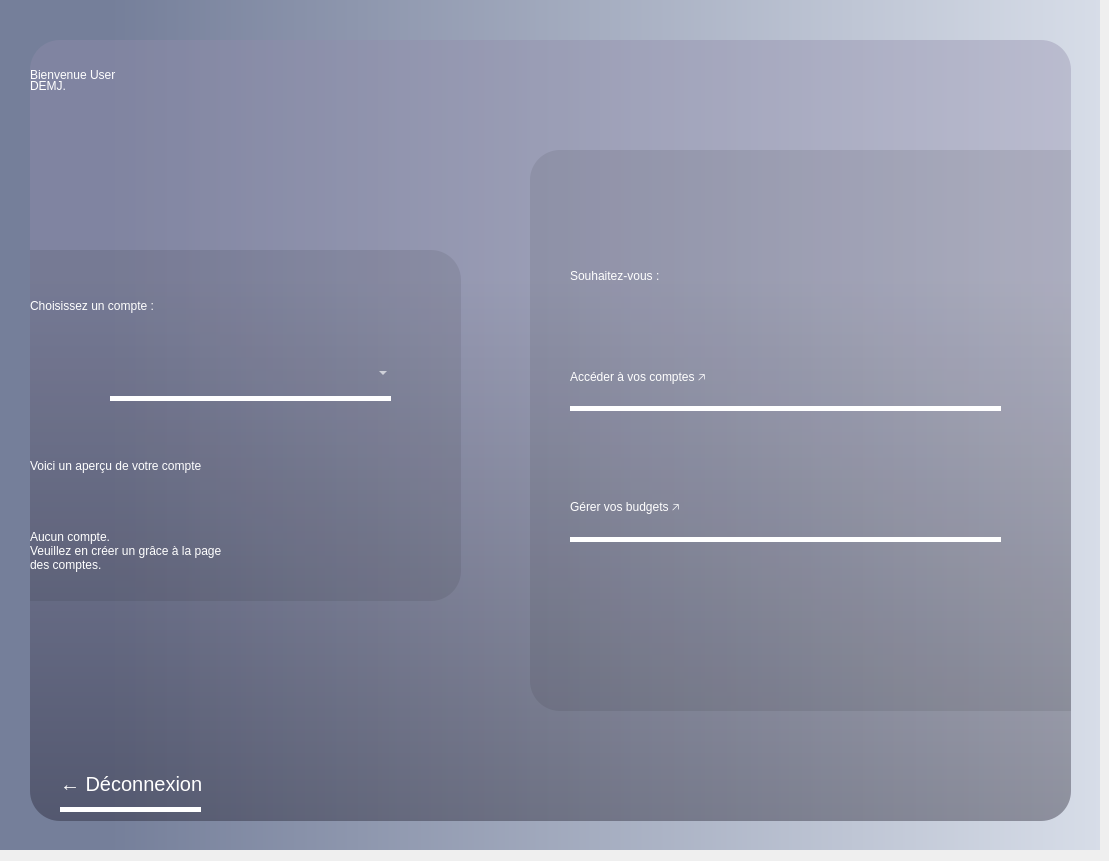
<?xml version="1.0" encoding="UTF-8"?>
<ui version="4.0">
 <class>Dialog</class>
 <widget class="QDialog" name="Dialog">
  <property name="geometry">
   <rect>
    <x>0</x>
    <y>0</y>
    <width>1109</width>
    <height>861</height>
   </rect>
  </property>
  <property name="windowTitle">
   <string>Dialog</string>
  </property>
  <widget class="QWidget" name="widget" native="true">
   <property name="geometry">
    <rect>
     <x>0</x>
     <y>0</y>
     <width>1100</width>
     <height>850</height>
    </rect>
   </property>
   <property name="styleSheet">
    <string notr="true">/* Arrière-plans */

QWidget#widget{
  background-color: qlineargradient(spread:pad, x1:0, y1:0.5, x2:1, y2:0.5, stop:0.1 #757F9A, stop:1 #D7DDE8);
}
QLabel#arriere_plan_choix{
background-color: qlineargradient(spread:pad, x1:0.5, y1:0, x2:0.5, y2:1, stop:0.3 rgba(146, 141, 171,100), stop:1 rgba(31, 28, 44,100));
border-radius:30px;
}
QLabel#arriere_plan_apercu{
background-color: qlineargradient(spread:pad, x1:0.5, y1:0, x2:0.5, y2:1, stop:0.3 rgba(146, 141, 171,80), stop:1 rgba(31, 28, 44,80));
border-radius:30px;
}
QLabel#arriere_plan_compte{
background-color:rgba(0,0,0,20);
border-top-right-radius:30px;
border-bottom-right-radius:30px;
}
QLabel#arriere_plan_liste{
background-color:rgba(0,0,0,20);
border-top-left-radius:30px;
border-bottom-left-radius:30px;
}



/* Labels */

QLabel{
color:#ffffff;
font: 25px &quot;SF Pro Regular&quot;;
qproperty-alignment: AlignCenter;
}
QLabel#label_titre{
font: 40px &quot;SF Pro Semibold&quot;;
 }
QLabel#label_liste{
font: 30px &quot;SF Pro Semibold&quot;;
qproperty-alignment: &quot;AlignHLeft | AlignVCenter&quot;;
}
QLabel#label_choix_compte{
font: 30px &quot;SF Pro Semibold&quot;;
qproperty-alignment: AlignCenter;
}


/* Boutons */

QPushButton {
  border:0px;
  color: rgba(255,255,255,1);
  border-bottom: 5px solid rgba(255,255,255,1);
  font: 30px &quot;SF Pro Regular&quot;;
  text-align: left;
  background-color: none;
}
QPushButton:pressed {
  border-bottom: 8px solid rgba(255,255,255,50);
}
QPushButton:hover:!pressed {
  border-bottom: 8px solid rgba(255,255,255,1);
}
QPushButton#pushButton_deco {
  font-size:20px;
}

/* Combobox */

QComboBox{
background-color:transparent;
border:0px;
border-bottom: 5px solid rgba(255,255,255,1);
color:rgba(255,255,255,1);
font: 20px &quot;SF Pro Regular&quot;;
}

QComboBox QAbstractItemView {
    background-color:#ffffff;
    selection-background-color:#fd314d;
    color:#000000;
    outline: none;
}
</string>
   </property>
   <widget class="QLabel" name="label_titre">
    <property name="geometry">
     <rect>
      <x>30</x>
      <y>40</y>
      <width>1041</width>
      <height>71</height>
     </rect>
    </property>
    <property name="styleSheet">
     <string notr="true"/>
    </property>
    <property name="text">
     <string>&lt;html&gt;&lt;head/&gt;&lt;body&gt;&lt;p&gt;Bienvenue User&lt;/p&gt;&lt;/body&gt;&lt;/html&gt;</string>
    </property>
   </widget>
   <widget class="QLabel" name="label">
    <property name="geometry">
     <rect>
      <x>30</x>
      <y>440</y>
      <width>441</width>
      <height>51</height>
     </rect>
    </property>
    <property name="styleSheet">
     <string notr="true"/>
    </property>
    <property name="text">
     <string>Voici un aperçu de votre compte</string>
    </property>
   </widget>
   <widget class="QPushButton" name="pushButton_comptes">
    <property name="geometry">
     <rect>
      <x>570</x>
      <y>350</y>
      <width>431</width>
      <height>61</height>
     </rect>
    </property>
    <property name="toolTip">
     <string>&lt;html&gt;&lt;head/&gt;&lt;body&gt;&lt;p&gt;&lt;br/&gt;&lt;/p&gt;&lt;/body&gt;&lt;/html&gt;</string>
    </property>
    <property name="styleSheet">
     <string notr="true"/>
    </property>
    <property name="text">
     <string>Accéder à vos comptes 🡥</string>
    </property>
   </widget>
   <widget class="QPushButton" name="pushButton_budget">
    <property name="geometry">
     <rect>
      <x>570</x>
      <y>480</y>
      <width>431</width>
      <height>62</height>
     </rect>
    </property>
    <property name="text">
     <string>Gérer vos budgets 🡥</string>
    </property>
   </widget>
   <widget class="QPushButton" name="pushButton_deco">
    <property name="geometry">
     <rect>
      <x>60</x>
      <y>761</y>
      <width>141</width>
      <height>51</height>
     </rect>
    </property>
    <property name="text">
     <string>← Déconnexion</string>
    </property>
   </widget>
   <widget class="QLabel" name="label_liste">
    <property name="geometry">
     <rect>
      <x>570</x>
      <y>250</y>
      <width>441</width>
      <height>51</height>
     </rect>
    </property>
    <property name="styleSheet">
     <string notr="true"/>
    </property>
    <property name="text">
     <string>Souhaitez-vous :</string>
    </property>
   </widget>
   <widget class="QLabel" name="label_solde">
    <property name="geometry">
     <rect>
      <x>30</x>
      <y>500</y>
      <width>441</width>
      <height>101</height>
     </rect>
    </property>
    <property name="styleSheet">
     <string notr="true"/>
    </property>
    <property name="text">
     <string>Aucun compte.
Veuillez en créer un grâce à la page
des comptes.</string>
    </property>
   </widget>
   <widget class="QLabel" name="arriere_plan_choix">
    <property name="geometry">
     <rect>
      <x>30</x>
      <y>40</y>
      <width>1041</width>
      <height>781</height>
     </rect>
    </property>
    <property name="text">
     <string/>
    </property>
   </widget>
   <widget class="QComboBox" name="comboBox_compte">
    <property name="geometry">
     <rect>
      <x>110</x>
      <y>350</y>
      <width>281</width>
      <height>51</height>
     </rect>
    </property>
    <property name="placeholderText">
     <string/>
    </property>
   </widget>
   <widget class="QLabel" name="label_choix_compte">
    <property name="geometry">
     <rect>
      <x>30</x>
      <y>280</y>
      <width>441</width>
      <height>51</height>
     </rect>
    </property>
    <property name="styleSheet">
     <string notr="true"/>
    </property>
    <property name="text">
     <string>Choisissez un compte :</string>
    </property>
   </widget>
   <widget class="QLabel" name="arriere_plan_compte">
    <property name="geometry">
     <rect>
      <x>30</x>
      <y>250</y>
      <width>431</width>
      <height>351</height>
     </rect>
    </property>
    <property name="text">
     <string/>
    </property>
   </widget>
   <widget class="QLabel" name="arriere_plan_liste">
    <property name="geometry">
     <rect>
      <x>530</x>
      <y>150</y>
      <width>541</width>
      <height>561</height>
     </rect>
    </property>
    <property name="text">
     <string/>
    </property>
   </widget>
   <widget class="QLabel" name="label_2">
    <property name="geometry">
     <rect>
      <x>30</x>
      <y>40</y>
      <width>151</width>
      <height>91</height>
     </rect>
    </property>
    <property name="styleSheet">
     <string notr="true">background-color:none;
font: 45px &quot;Goudy Bookletter 1911&quot;;
color:rgba(255,255,255,1)</string>
    </property>
    <property name="text">
     <string>DEMJ.</string>
    </property>
   </widget>
   <zorder>arriere_plan_choix</zorder>
   <zorder>arriere_plan_liste</zorder>
   <zorder>arriere_plan_compte</zorder>
   <zorder>pushButton_comptes</zorder>
   <zorder>pushButton_budget</zorder>
   <zorder>label_liste</zorder>
   <zorder>label_solde</zorder>
   <zorder>label</zorder>
   <zorder>comboBox_compte</zorder>
   <zorder>label_choix_compte</zorder>
   <zorder>label_titre</zorder>
   <zorder>pushButton_deco</zorder>
   <zorder>label_2</zorder>
  </widget>
 </widget>
 <resources/>
 <connections/>
</ui>
